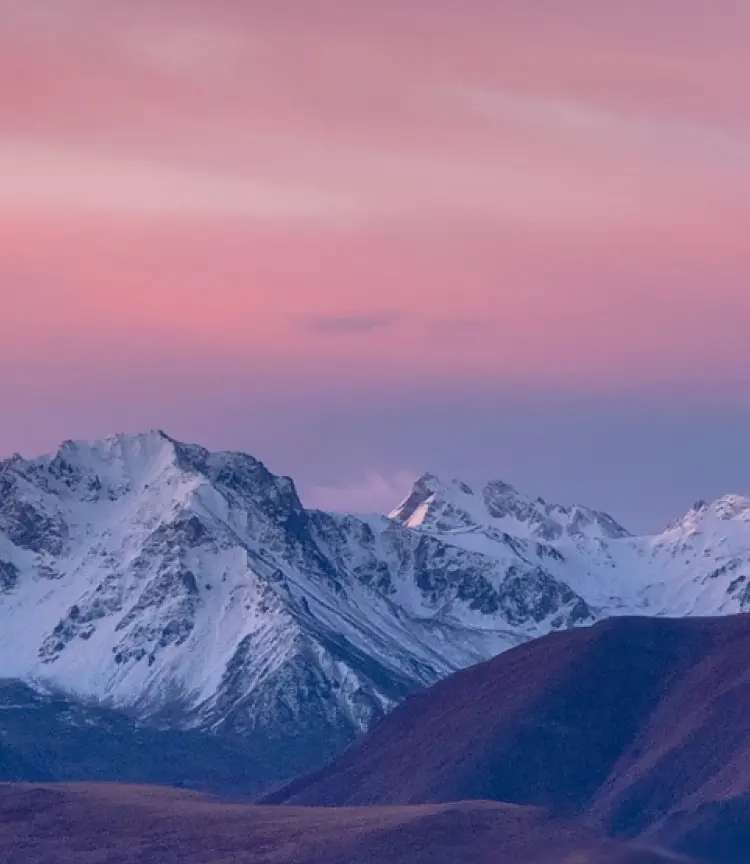
#> input picture mountail.webp, 750 x 864 px
$ python checkboard_effect_spaital.py
#> lines starting #> are read from the running program, lines starting #| are printed output that depends on the picture
import cv2
import matplotlib.pyplot as plt

image_path = 'mountail.webp'
gray_img = cv2.imread(image_path, cv2.IMREAD_GRAYSCALE)
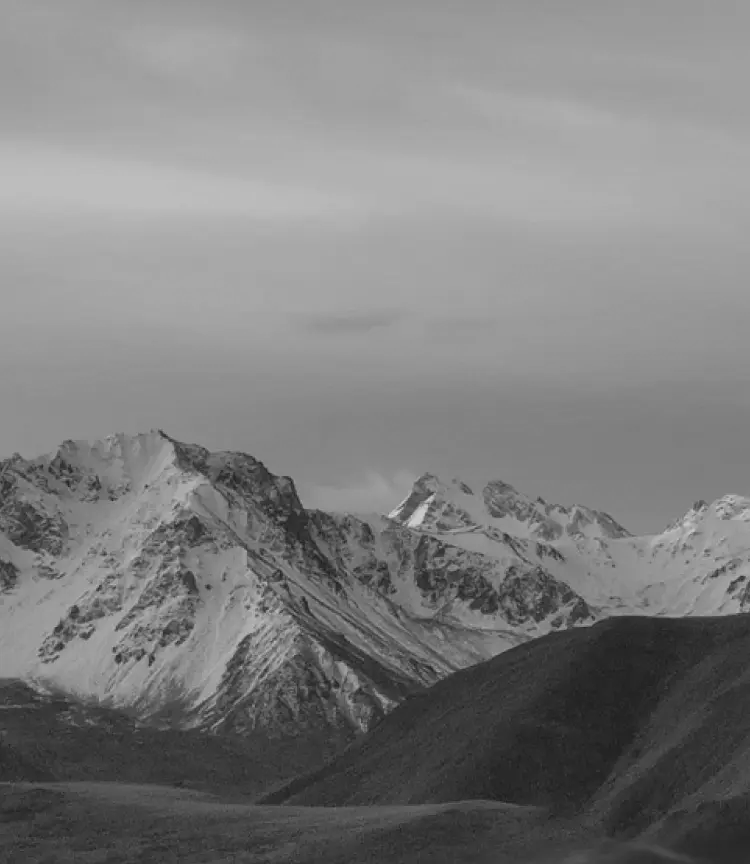
#> gray_img: shape (864, 750); min 29, max 213, mean 126

if gray_img is None:
    raise FileNotFoundError(f"Could not open image at {image_path}")

resolutions = [(128, 128), (64, 64), (32, 32), (16, 16)]

plt.figure(figsize=(15, 5))

plt.subplot(1, 5, 1)
plt.imshow(gray_img, cmap='gray')
plt.title(f"Original\n{gray_img.shape[1]}x{gray_img.shape[0]}")
plt.axis("off")

for index, res in enumerate(resolutions, start=2):
    downscaled = cv2.resize(gray_img, res, interpolation=cv2.INTER_AREA)
    upscaled = cv2.resize(downscaled, (gray_img.shape[1], gray_img.shape[0]), interpolation=cv2.INTER_NEAREST)

    plt.subplot(1, 5, index)
    plt.imshow(upscaled, cmap='gray')
    plt.title(f"{res[0]}x{res[1]}")
    plt.axis("off")
#> this loop made 4 passes
#> pass 1, `downscaled = cv2.resize(gray_img, res, interpolation=cv2.INTER_AREA)`:
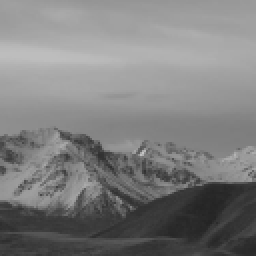
#> downscaled: shape (128, 128) (shown 2 times larger); min 36, max 198, mean 126
#> pass 2, `upscaled = cv2.resize(downscaled, (gray_img.shape[1], gray_img.shape[0..`:
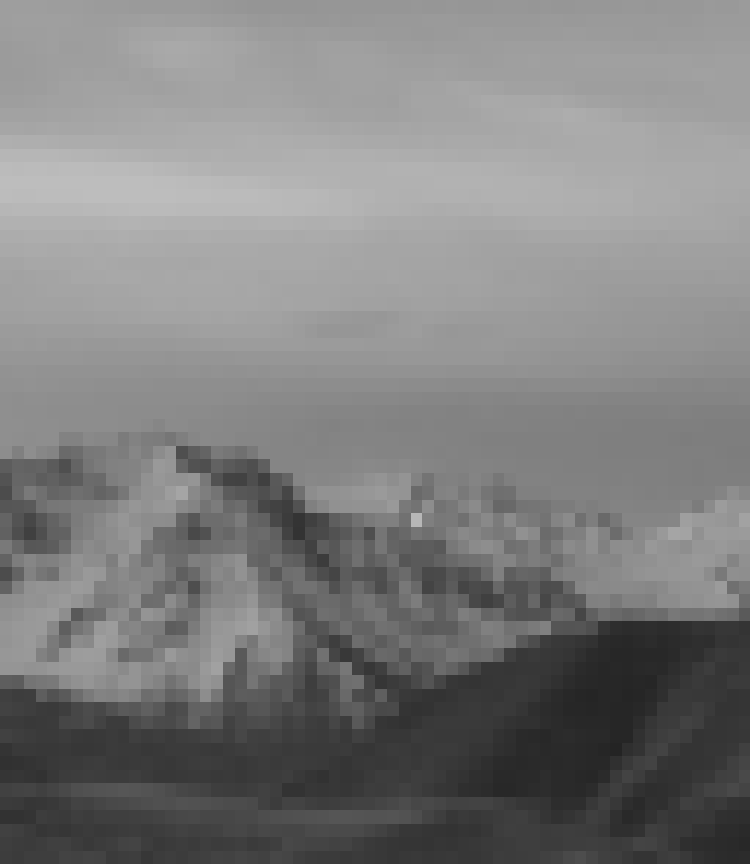
#> upscaled: shape (864, 750); min 36, max 189, mean 126

plt.tight_layout()
plt.show()
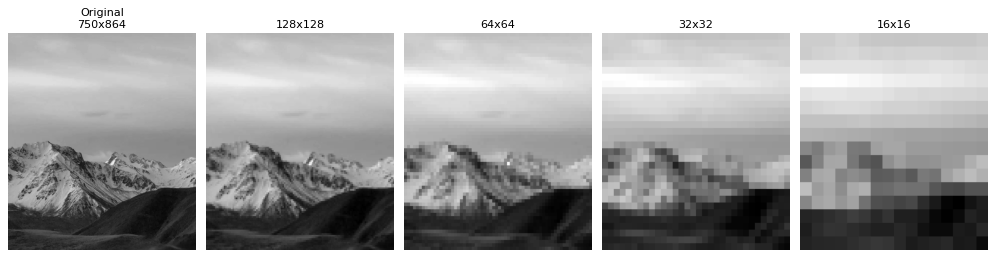
#> figure drawn by matplotlib, 5 panels
